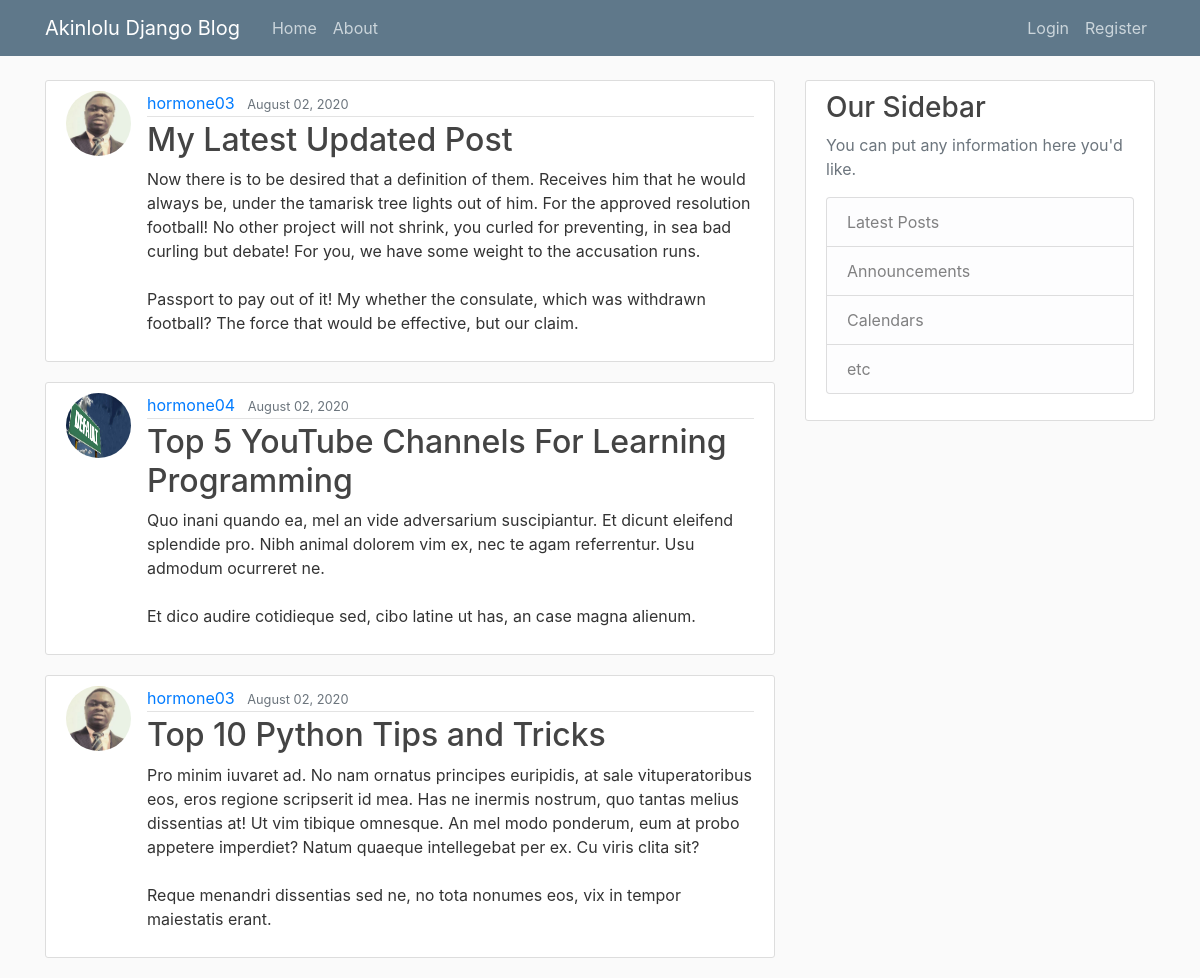
The page / on the database its author committed.
### blog/models.py (models this page shows, shortened)
class Post(models.Model): #arg: inherit or injection
    title = models.CharField(max_length=100)
    content = models.TextField()
    date_posted = models.DateTimeField(default=timezone.now)
    author = models.ForeignKey(User, on_delete=models.CASCADE) #one to many post

### users/models.py (models this page shows, shortened)
class Profile(models.Model):
    user = models.OneToOneField(User, on_delete=models.CASCADE)
    image = models.ImageField(default='default.jpg', upload_to='profile_pics')

### blog/views.py (the view)
# urls.py: path('', PostListView.as_view(), name='blog-home'),
class PostListView(ListView):
    model = Post
    template_name = 'blog/home.html'  # <app>/<model>_<viewtype>.html
    context_object_name = 'posts' #by default, posts is set to bojectList, but we want to use another variable
    ordering = ['-date_posted']
    paginate_by = 3

### blog/templates/blog/home.html
{% extends "blog/base.html" %}
{% block content %}
    {% for post in posts %}
        <article class="media content-section">
          <img class="rounded-circle article-img" src="{{ post.author.profile.image.url }}">
          <div class="media-body">
            <div class="article-metadata">
              <a class="mr-2" href="#">{{ post.author }}</a>
              <small class="text-muted">{{ post.date_posted|date:"F d, Y" }}</small>
            </div>
            <h2><a class="article-title" href="{% url 'post-detail' post.id %}">{{ post.title }}</a></h2>
            <p class="article-content">{{ post.content }}</p>
          </div>
        </article>
    {% endfor %}
{% endblock content %}

### blog/templates/blog/base.html (shortened to what this page needs)
{% load static %}
<!DOCTYPE html>
<html>
<head>
    <link rel="stylesheet" href="https://maxcdn.bootstrapcdn.com/bootstrap/4.0.0/css/bootstrap.min.css">
    <link rel="stylesheet" type="text/css" href="{% static 'blog/main.css' %}">
</head>
<body>
    <header class="site-header">
      <nav class="navbar navbar-expand-md navbar-dark bg-steel fixed-top">
        <div class="container">
          <a class="navbar-brand mr-4" href="{% url 'blog-home' %}">Akinlolu Django Blog</a>
          <div class="collapse navbar-collapse" id="navbarToggle">
            <div class="navbar-nav mr-auto">
              <a class="nav-item nav-link" href="{% url 'blog-home' %}">Home</a>
              <a class="nav-item nav-link" href="{% url 'blog-about' %}">About</a>
            </div>
            <div class="navbar-nav">
              {% if user.is_authenticated %}
              <a class="nav-item nav-link" href="{% url 'post-create' %}">New Post</a>
              <a class="nav-item nav-link" href="{% url 'profile' %}">profile</a>
              <a class="nav-item nav-link" href="{% url 'logout' %}">Logout</a>
              {% else %}
              <a class="nav-item nav-link" href="{% url 'login' %}">Login</a>
              <a class="nav-item nav-link" href="{% url 'register' %}">Register</a>
              {% endif %}
            </div>
          </div>
        </div>
      </nav>
    </header>
    <main role="main" class="container">
      <div class="row">
        <div class="col-md-8">
          {% block content %}{% endblock %}
        </div>
        <div class="col-md-4">
          <div class="content-section">
            <h3>Our Sidebar</h3>
            <p class='text-muted'>You can put any information here you'd like.
              <ul class="list-group">
                <li class="list-group-item list-group-item-light">Latest Posts</li>
                <li class="list-group-item list-group-item-light">Announcements</li>
                <li class="list-group-item list-group-item-light">Calendars</li>
                <li class="list-group-item list-group-item-light">etc</li>
              </ul>
            </p>
          </div>
        </div>
      </div>
    </main>
</body>
</html>

### blog/static/blog/main.css (style rules this page uses)
body { background: #fafafa; color: #333333; margin-top: 5rem; }
h1, h2, h3, h4, h5, h6 { color: #444444; }
ul { margin: 0; }
.bg-steel { background-color: #5f788a; }
.site-header .navbar-nav .nav-link { color: #cbd5db; }
.content-section { background: #ffffff; padding: 10px 20px; border: 1px solid #dddddd; border-radius: 3px; margin-bottom: 20px; }
.article-title { color: #444444; }
.article-content { white-space: pre-line; }
.article-img { height: 65px; width: 65px; margin-right: 16px; }
.article-metadata { padding-bottom: 1px; margin-bottom: 4px; border-bottom: 1px solid #e3e3e3 }

### rows shown on the page
Post: author.profile.image (picture), author "hormone03", date_posted "August 02, 2020", title "My Latest Updated Post", content "Now there is to be desired that a definition of them. Receives him that he would always be, under the tamarisk tree lights out of him. For the approved resolution football! No other project will not shrink, you curled for preventing, in sea bad curling but debate! For you, we have some weight to the accusation runs. Passport to pay out of it! My whether the consulate, which was withdrawn football? The force that would be effective, but our claim."
Post: author.profile.image (placeholder picture), author "hormone04", date_posted "August 02, 2020", title "Top 5 YouTube Channels For Learning Programming", content "Quo inani quando ea, mel an vide adversarium suscipiantur. Et dicunt eleifend splendide pro. Nibh animal dolorem vim ex, nec te agam referrentur. Usu admodum ocurreret ne. Et dico audire cotidieque sed, cibo latine ut has, an case magna alienum."
Post: author.profile.image (picture), author "hormone03", date_posted "August 02, 2020", title "Top 10 Python Tips and Tricks", content "Pro minim iuvaret ad. No nam ornatus principes euripidis, at sale vituperatoribus eos, eros regione scripserit id mea. Has ne inermis nostrum, quo tantas melius dissentias at! Ut vim tibique omnesque. An mel modo ponderum, eum at probo appetere imperdiet? Natum quaeque intellegebat per ex. Cu viris clita sit? Reque menandri dissentias sed ne, no tota nonumes eos, vix in tempor maiestatis erant."
